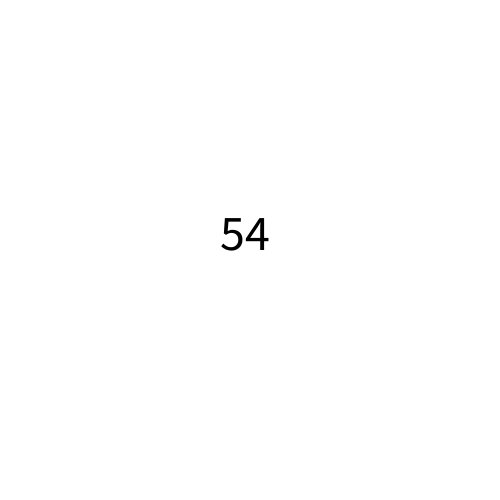
Frame 1 (no input)
Frame 60 (the mouse pressed at the canvas centre just before this capture): identical to frame 1, image omitted
Frame 120 (the mouse held since frame 60 and released just before this capture): identical to frame 1, image omitted

The Processing sketch that drew this single still picture (run headless with seeded random() and noise(); from frame 60 on, the mouse is pressed at the canvas centre):

// Processing sketch: Exercise_12
// ── Exercise_12.pde
int apples = 12;
int bananas = 7;
int oranges = 6;

void setup()
{
  size(500, 500);
}

void draw()
{
  background(255);
  textSize(50);
  fill(0);
  println(apples + oranges * bananas);
  text(apples + oranges * bananas, 220, 250);
}
